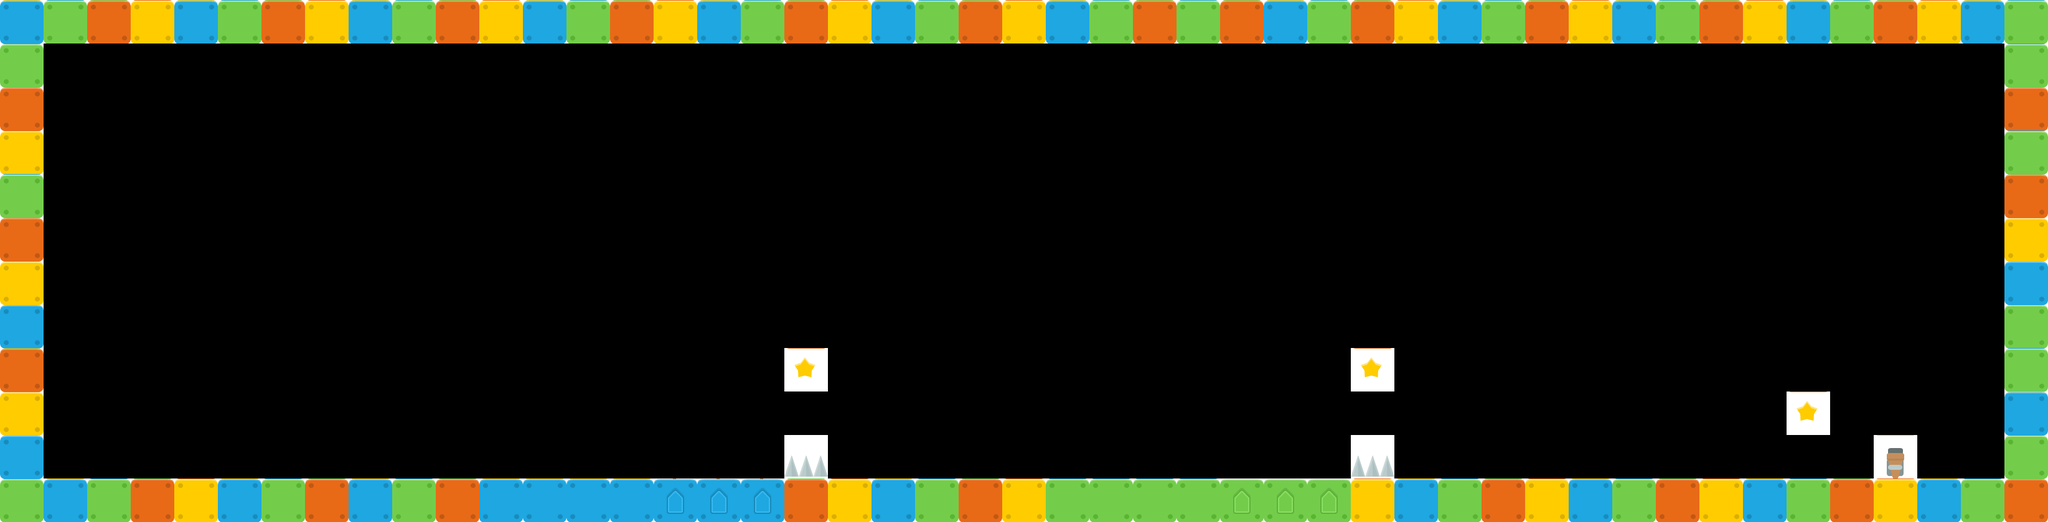

Rendered tile map (Tiled .tmx) drawn with the repository's tilesets; below, a short description and the map source with its tile grids summarised:
An orthogonal 47x12 tile map with 70x70 px tiles, 1 tile layer (tilesLayer), 2 tilesets.

<map version="1.0" orientation="orthogonal" width="47" height="12" tilewidth="70" tileheight="70">
 <properties>
  <property name="playerX" value="1" />
  <property name="playerY" value="1" />
 </properties>
 <tileset firstgid="1" source="tilesheet.tsx" />
 <tileset firstgid="201" source="tilesheet.tsx" />
 <layer name="tilesLayer" width="47" height="12">
  <data>[564 cells, 120 non-empty, 9 distinct tile ids]</data>
 </layer>
</map>
